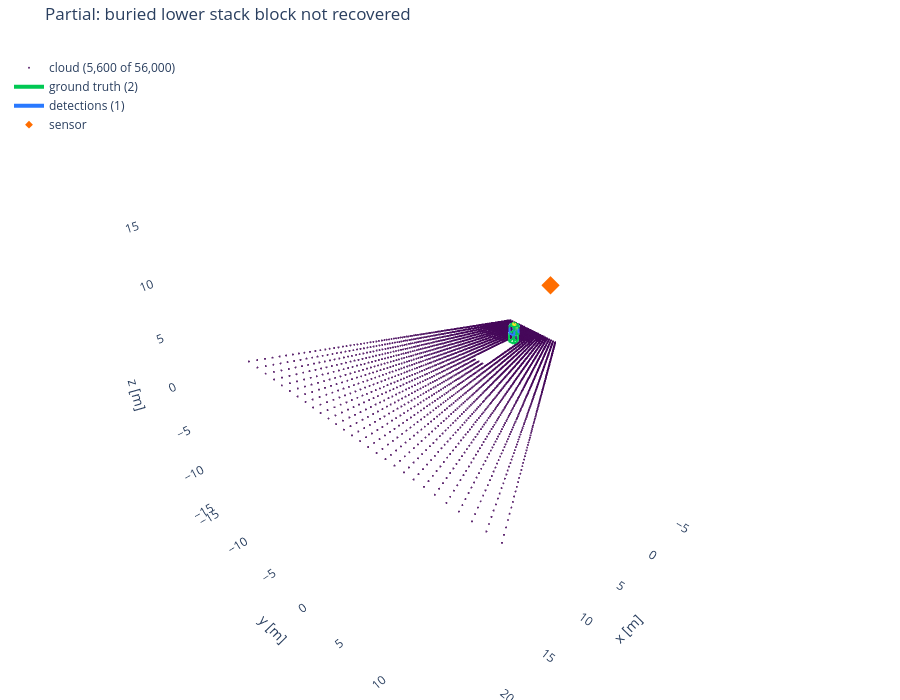

The cell this chart's notebook holds for it:
### Code cell
show("two_stack", "Partial: buried lower stack block not recovered")

### Figure 1 — Plotly figure (JSON) as saved in the notebook; plotly's stock layout.template omitted (floating-point values rounded to 4 significant figures; data arrays with more than 128 entries replaced by an {"elided": "..."} marker saying what was removed)
{"data": [{"hoverinfo": "skip", "marker": {"color": {"elided": "5600 float values"}, "colorscale": [[0.0, "#440154"], [0.1111, "#482878"], [0.2222, "#3e4989"], [0.3333, "#31688e"], [0.4444, "#26828e"], [0.5556, "#1f9e89"], [0.6667, "#35b779"], [0.7778, "#6ece58"], [0.8889, "#b5de2b"], [1.0, "#fde725"]], "opacity": 0.85, "showscale": false, "size": 1.2}, "mode": "markers", "name": "cloud (5,600 of 56,000)", "type": "scatter3d", "x": {"elided": "5600 float values"}, "y": {"elided": "5600 float values"}, "z": {"elided": "5600 float values"}}, {"hoverinfo": "name", "line": {"color": "#00c853", "width": 4}, "mode": "lines", "name": "ground truth (2)", "type": "scatter3d", "x": [-0.3, -0.3, null, -0.3, -0.3, null, -0.3, -0.3, null, -0.3, -0.3, null, 0.3, 0.3, null, 0.3, 0.3, null, 0.3, 0.3, null, 0.3, 0.3, null, -0.3, 0.3, null, -0.3, 0.3, null, -0.3, 0.3, null, -0.3, 0.3, null, -0.3, -0.3, null, -0.3, -0.3, null, -0.3, -0.3, null, -0.3, -0.3, null, 0.3, 0.3, null, 0.3, 0.3, null, 0.3, 0.3, null, 0.3, 0.3, null, -0.3, 0.3, null, -0.3, 0.3, null, -0.3, 0.3, null, -0.3, 0.3, null], "y": [-0.3, -0.3, null, -0.3, 0.3, null, 0.3, 0.3, null, 0.3, -0.3, null, -0.3, -0.3, null, -0.3, 0.3, null, 0.3, 0.3, null, 0.3, -0.3, null, -0.3, -0.3, null, -0.3, -0.3, null, 0.3, 0.3, null, 0.3, 0.3, null, -0.3, -0.3, null, -0.3, 0.3, null, 0.3, 0.3, null, 0.3, -0.3, null, -0.3, -0.3, null, -0.3, 0.3, null, 0.3, 0.3, null, 0.3, -0.3, null, -0.3, -0.3, null, -0.3, -0.3, null, 0.3, 0.3, null, 0.3, 0.3, null], "z": [0.0, 0.9, null, 0.9, 0.9, null, 0.9, 0.0, null, 0.0, 0.0, null, 0.0, 0.9, null, 0.9, 0.9, null, 0.9, 0.0, null, 0.0, 0.0, null, 0.0, 0.0, null, 0.9, 0.9, null, 0.0, 0.0, null, 0.9, 0.9, null, 0.9, 1.8, null, 1.8, 1.8, null, 1.8, 0.9, null, 0.9, 0.9, null, 0.9, 1.8, null, 1.8, 1.8, null, 1.8, 0.9, null, 0.9, 0.9, null, 0.9, 0.9, null, 1.8, 1.8, null, 0.9, 0.9, null, 1.8, 1.8, null]}, {"hoverinfo": "name", "line": {"color": "#2979ff", "width": 4}, "mode": "lines", "name": "detections (1)", "type": "scatter3d", "x": [0.3043, 0.295, null, 0.295, -0.3049, null, -0.3049, -0.2957, null, -0.2957, 0.3043, null, 0.3031, 0.2938, null, 0.2938, -0.3062, null, -0.3062, -0.2969, null, -0.2969, 0.3031, null, 0.3043, 0.3031, null, 0.295, 0.2938, null, -0.2957, -0.2969, null, -0.3049, -0.3062, null], "y": [-0.2979, -0.2974, null, -0.2974, -0.2986, null, -0.2986, -0.2992, null, -0.2992, -0.2979, null, 0.3021, 0.3026, null, 0.3026, 0.3014, null, 0.3014, 0.3008, null, 0.3008, 0.3021, null, -0.2979, 0.3021, null, -0.2974, 0.3026, null, -0.2992, 0.3008, null, -0.2986, 0.3014, null], "z": [0.8979, 1.798, null, 1.798, 1.792, null, 1.792, 0.8917, null, 0.8917, 0.8979, null, 0.8975, 1.797, null, 1.797, 1.791, null, 1.791, 0.8913, null, 0.8913, 0.8975, null, 0.8979, 0.8975, null, 1.798, 1.797, null, 0.8917, 0.8913, null, 1.792, 1.791, null]}, {"marker": {"color": "#ff6d00", "size": 6, "symbol": "diamond"}, "mode": "markers", "name": "sensor", "type": "scatter3d", "x": [-5.0], "y": [0.0], "z": [4.0]}], "layout": {"height": 700, "legend": {"x": 0.01, "xanchor": "left", "y": 0.98, "yanchor": "top"}, "margin": {"b": 0, "l": 0, "r": 0, "t": 40}, "scene": {"aspectmode": "cube", "xaxis": {"range": [-7.602, 24.36], "showbackground": false, "title": {"text": "x [m]"}}, "yaxis": {"range": [-15.98, 15.98], "showbackground": false, "title": {"text": "y [m]"}}, "zaxis": {"range": [-15.09, 16.87], "showbackground": false, "title": {"text": "z [m]"}}}, "showlegend": true, "title": {"text": "Partial: buried lower stack block not recovered"}}}
